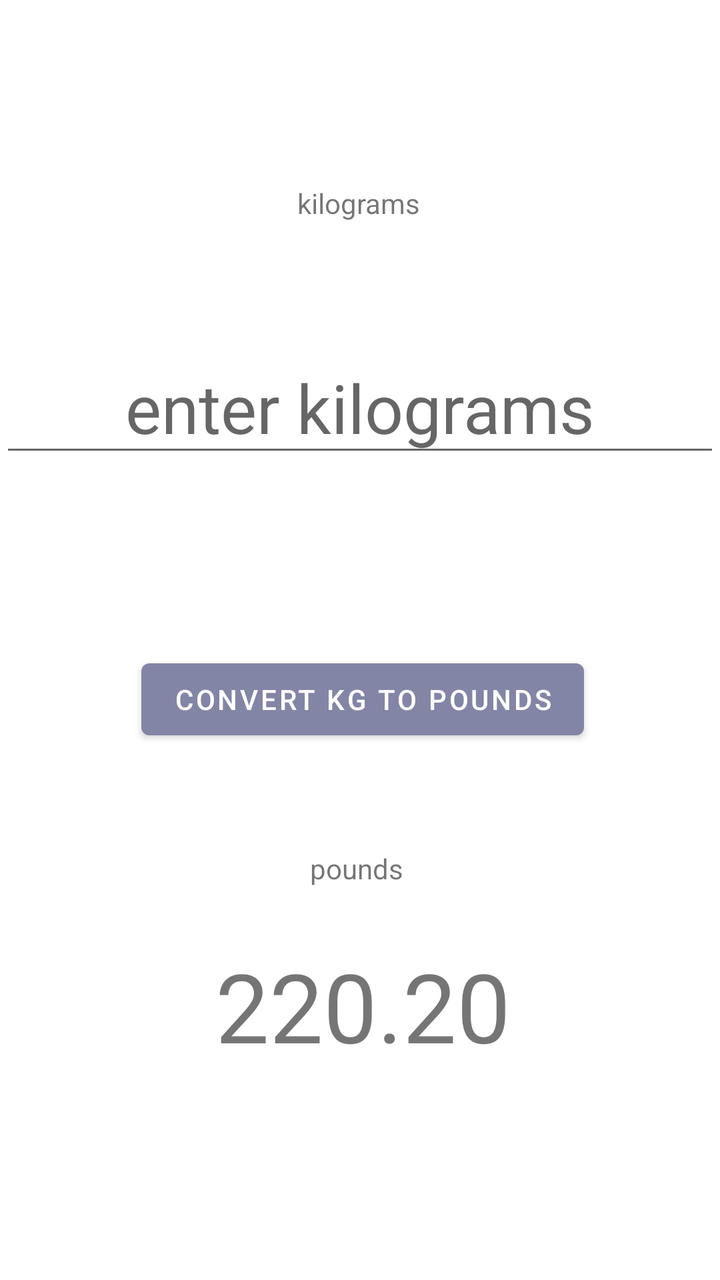
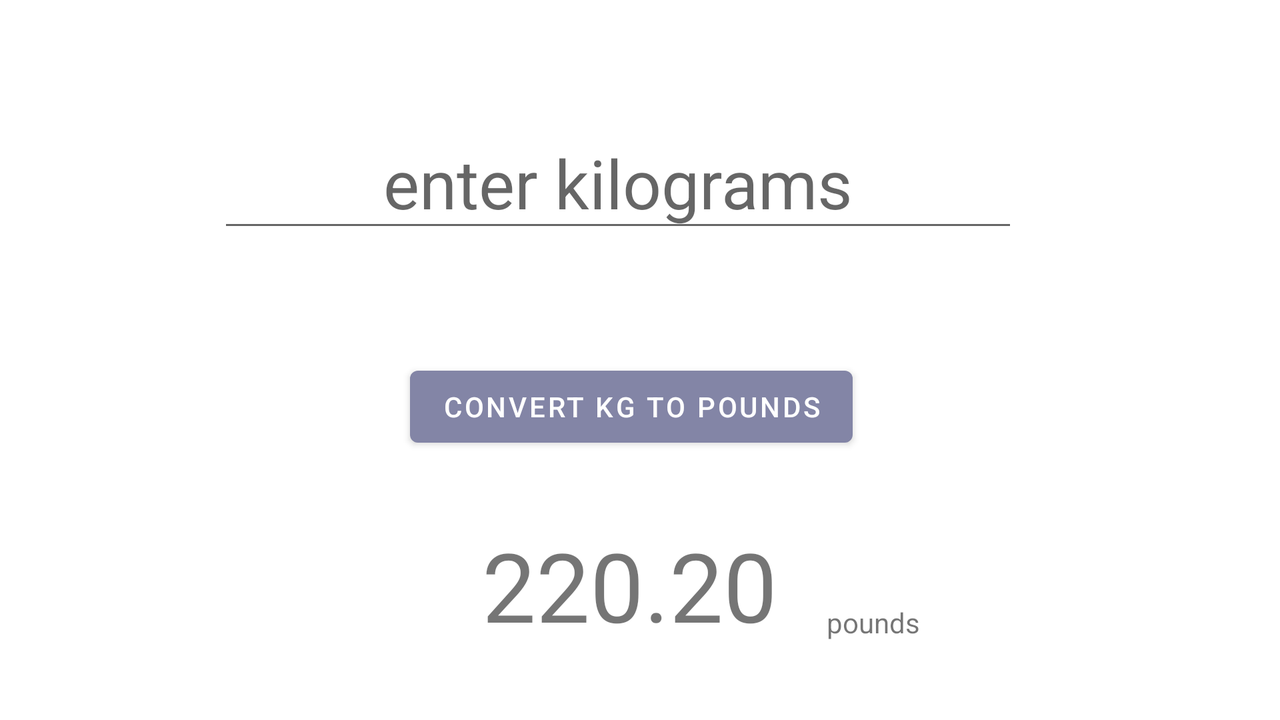

An Android layout and its configuration variant, each rendered on a device that would load it. The default file and the variant file are quoted in full after the pictures.
<!-- AndroidManifest.xml: application theme Theme.UnitsConverter -->
<!-- res/layout/activity_measure_converter.xml -->
<?xml version="1.0" encoding="utf-8"?>
<androidx.constraintlayout.widget.ConstraintLayout xmlns:android="http://schemas.android.com/apk/res/android"
    xmlns:app="http://schemas.android.com/apk/res-auto"
    xmlns:tools="http://schemas.android.com/tools"
    android:layout_width="match_parent"
    android:layout_height="match_parent"
    tools:context=".MeasureConverterActivity">

    <Button
        android:id="@+id/button_convert"
        android:layout_width="wrap_content"
        android:layout_height="wrap_content"
        android:text="Convert Kg to Pounds"
        app:icon="@drawable/convert_foreground"
        app:layout_constraintBottom_toBottomOf="parent"
        app:layout_constraintEnd_toEndOf="@+id/editText_kilogram"
        app:layout_constraintHorizontal_bias="0.509"
        app:layout_constraintStart_toStartOf="@+id/editText_kilogram"
        app:layout_constraintTop_toTopOf="parent"
        app:layout_constraintVertical_bias="0.55" />

    <TextView
        android:id="@+id/textView_pounds"
        android:layout_width="wrap_content"
        android:layout_height="wrap_content"
        android:text="220.20"
        android:textSize="48sp"
        app:layout_constraintBottom_toBottomOf="parent"
        app:layout_constraintEnd_toEndOf="@+id/button_convert"
        app:layout_constraintStart_toStartOf="@+id/button_convert"
        app:layout_constraintTop_toBottomOf="@+id/button_convert"
        app:layout_constraintVertical_bias="0.481" />

    <TextView
        android:id="@+id/textView_kilo"
        android:layout_width="wrap_content"
        android:layout_height="wrap_content"
        android:layout_marginTop="92dp"
        android:text="kilograms"
        app:layout_constraintEnd_toEndOf="parent"
        app:layout_constraintHorizontal_bias="0.498"
        app:layout_constraintStart_toStartOf="parent"
        app:layout_constraintTop_toTopOf="parent" />

    <TextView
        android:id="@+id/textView_lbs"
        android:layout_width="wrap_content"
        android:layout_height="wrap_content"
        android:text="pounds"
        app:layout_constraintBottom_toTopOf="@+id/textView_pounds"
        app:layout_constraintEnd_toEndOf="@+id/textView_pounds"
        app:layout_constraintHorizontal_bias="0.47"
        app:layout_constraintStart_toStartOf="@+id/textView_pounds"
        app:layout_constraintTop_toBottomOf="@+id/button_convert"
        app:layout_constraintVertical_bias="0.652" />

    <EditText
        android:id="@+id/editText_kilogram"
        android:layout_width="wrap_content"
        android:layout_height="wrap_content"
        android:ems="10"
        android:hint="enter kilograms"
        android:inputType="number"
        android:textAlignment="center"
        android:textSize="34sp"
        app:layout_constraintBottom_toTopOf="@+id/button_convert"
        app:layout_constraintEnd_toEndOf="parent"
        app:layout_constraintHorizontal_bias="0.454"
        app:layout_constraintStart_toStartOf="parent"
        app:layout_constraintTop_toBottomOf="@+id/textView_kilo"
        app:layout_constraintVertical_bias="0.393" />

</androidx.constraintlayout.widget.ConstraintLayout>
<!-- resources referenced by this layout -->
<resources>
  <style name="Theme.UnitsConverter" parent="Theme.MaterialComponents.DayNight.DarkActionBar">
          
          <item name="colorPrimary">#8385a6</item>
          <item name="colorPrimaryVariant">@color/purple_700</item>
          <item name="colorOnPrimary">@color/white</item>
          
          <item name="colorSecondary">@color/teal_200</item>
          <item name="colorSecondaryVariant">@color/teal_700</item>
          <item name="colorOnSecondary">@color/black</item>
          
          <item name="android:statusBarColor" tools:targetApi="l">?attr/colorPrimaryVariant</item>
          
      </style>
</resources>
<!-- res/layout-land/activity_measure_converter.xml (the repository's variant of the layout above) -->
<!-- drawn on the phone turned sideways -->
<?xml version="1.0" encoding="utf-8"?>
<androidx.constraintlayout.widget.ConstraintLayout xmlns:android="http://schemas.android.com/apk/res/android"
    xmlns:app="http://schemas.android.com/apk/res-auto"
    xmlns:tools="http://schemas.android.com/tools"
    android:layout_width="match_parent"
    android:layout_height="match_parent"
    tools:context=".MeasureConverterActivity">

    <Button
        android:id="@+id/button_convert"
        android:layout_width="wrap_content"
        android:layout_height="wrap_content"
        android:text="Convert Kg to Pounds"
        app:icon="@drawable/convert_foreground"
        app:layout_constraintBottom_toBottomOf="parent"
        app:layout_constraintEnd_toEndOf="@+id/editText_kilogram"
        app:layout_constraintHorizontal_bias="0.537"
        app:layout_constraintStart_toStartOf="@+id/editText_kilogram"
        app:layout_constraintTop_toTopOf="parent"
        app:layout_constraintVertical_bias="0.575" />

    <TextView
        android:id="@+id/textView_pounds"
        android:layout_width="wrap_content"
        android:layout_height="wrap_content"
        android:text="220.20"
        android:textSize="48sp"
        app:layout_constraintBottom_toBottomOf="parent"
        app:layout_constraintEnd_toEndOf="@+id/button_convert"
        app:layout_constraintHorizontal_bias="0.488"
        app:layout_constraintStart_toStartOf="@+id/button_convert"
        app:layout_constraintTop_toBottomOf="@+id/button_convert"
        app:layout_constraintVertical_bias="0.482" />

    <TextView
        android:id="@+id/textView_lbs"
        android:layout_width="wrap_content"
        android:layout_height="wrap_content"
        android:layout_marginBottom="4dp"
        android:text="pounds"
        app:layout_constraintBottom_toBottomOf="@+id/textView_pounds"
        app:layout_constraintEnd_toEndOf="parent"
        app:layout_constraintHorizontal_bias="0.121"
        app:layout_constraintStart_toEndOf="@+id/textView_pounds" />

    <EditText
        android:id="@+id/editText_kilogram"
        android:layout_width="wrap_content"
        android:layout_height="wrap_content"
        android:ems="10"
        android:hint="enter kilograms"
        android:inputType="number"
        android:textAlignment="center"
        android:textSize="34sp"
        app:layout_constraintBottom_toTopOf="@+id/button_convert"
        app:layout_constraintEnd_toEndOf="parent"
        app:layout_constraintHorizontal_bias="0.454"
        app:layout_constraintStart_toStartOf="parent"
        app:layout_constraintTop_toTopOf="parent" />

</androidx.constraintlayout.widget.ConstraintLayout>
